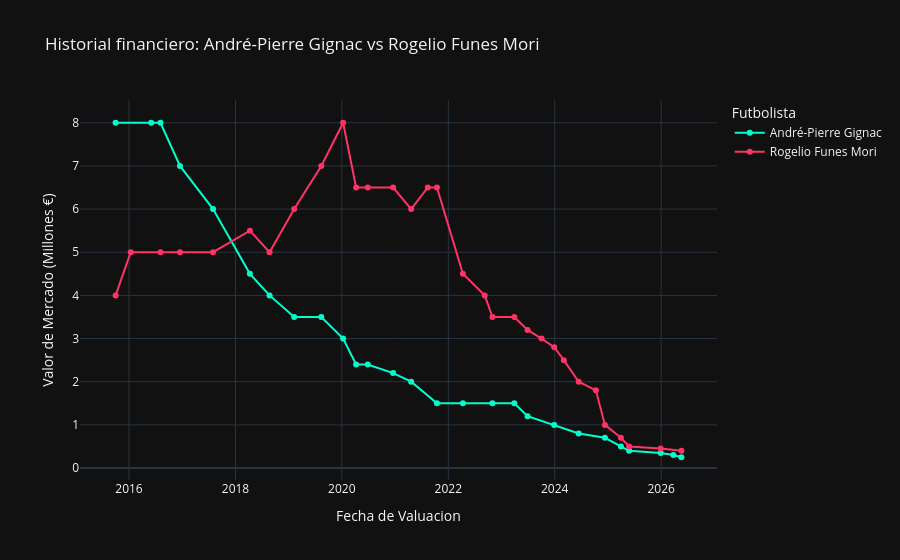

The notebook cell this image was saved under:
### Code cell
jugador_A = "André-Pierre Gignac"
jugador_B = "Rogelio Funes Mori"

radar = ultima_valuacion[ultima_valuacion["name"].isin([jugador_A,jugador_B])]

historico = val_mx.merge(players[["player_id","name"]],on="player_id", how="left")
historico["market_value_millon"] = historico["market_value_in_eur"] / 1_000_000
columnas_historico = ["player_id", "name", "date", "year", "market_value_millon"]
historico_procesado = historico[columnas_historico]
filtrado = historico_procesado[historico_procesado["name"].isin([jugador_A, jugador_B])].copy()

fig_radar = px.line(filtrado,
                    x="date",
                    y = "market_value_millon",
                    color= "name",
                    markers=True,
                    labels ={"date": "Fecha de Valuacion",
                             "market_value_millon": "Valor de Mercado (Millones €)",
                             "name": "Futbolista"},
                    title = f"Historial financiero: {jugador_A} vs {jugador_B}",
                    template="plotly_dark",
                    color_discrete_sequence=["#00FFCC", "#FF3366"])
fig_radar.update_layout(hovermode = "x unified")
fig_radar.show()

### Figure 1 — Plotly figure (JSON) as saved in the notebook; plotly's stock layout.template omitted (floating-point values rounded to 4 significant figures)
{"data": [{"hovertemplate": "Futbolista=André-Pierre Gignac<br>Fecha de Valuacion=%{x}<br>Valor de Mercado (Millones €)=%{y}<extra></extra>", "legendgroup": "André-Pierre Gignac", "line": {"color": "#00FFCC", "dash": "solid"}, "marker": {"symbol": "circle"}, "mode": "lines+markers", "name": "André-Pierre Gignac", "orientation": "v", "showlegend": true, "type": "scatter", "x": ["2015-10-01T00:00:00", "2016-06-01T00:00:00", "2016-08-04T00:00:00", "2016-12-16T00:00:00", "2017-07-31T00:00:00", "2018-04-10T00:00:00", "2018-08-23T00:00:00", "2019-02-08T00:00:00", "2019-08-13T00:00:00", "2020-01-10T00:00:00", "2020-04-08T00:00:00", "2020-06-27T00:00:00", "2020-12-18T00:00:00", "2021-04-21T00:00:00", "2021-10-15T00:00:00", "2022-04-11T00:00:00", "2022-10-31T00:00:00", "2023-03-30T00:00:00", "2023-06-29T00:00:00", "2023-12-29T00:00:00", "2024-06-14T00:00:00", "2024-12-11T00:00:00", "2025-03-31T00:00:00", "2025-05-26T00:00:00", "2025-12-29T00:00:00", "2026-03-26T00:00:00", "2026-05-20T00:00:00"], "xaxis": "x", "y": [8.0, 8.0, 8.0, 7.0, 6.0, 4.5, 4.0, 3.5, 3.5, 3.0, 2.4, 2.4, 2.2, 2.0, 1.5, 1.5, 1.5, 1.5, 1.2, 1.0, 0.8, 0.7, 0.5, 0.4, 0.35, 0.3, 0.25], "yaxis": "y"}, {"hovertemplate": "Futbolista=Rogelio Funes Mori<br>Fecha de Valuacion=%{x}<br>Valor de Mercado (Millones €)=%{y}<extra></extra>", "legendgroup": "Rogelio Funes Mori", "line": {"color": "#FF3366", "dash": "solid"}, "marker": {"symbol": "circle"}, "mode": "lines+markers", "name": "Rogelio Funes Mori", "orientation": "v", "showlegend": true, "type": "scatter", "x": ["2015-10-01T00:00:00", "2016-01-13T00:00:00", "2016-08-04T00:00:00", "2016-12-16T00:00:00", "2017-07-31T00:00:00", "2018-04-10T00:00:00", "2018-08-23T00:00:00", "2019-02-08T00:00:00", "2019-08-13T00:00:00", "2020-01-10T00:00:00", "2020-04-08T00:00:00", "2020-06-27T00:00:00", "2020-12-18T00:00:00", "2021-04-21T00:00:00", "2021-08-13T00:00:00", "2021-10-15T00:00:00", "2022-04-11T00:00:00", "2022-09-08T00:00:00", "2022-10-31T00:00:00", "2023-03-30T00:00:00", "2023-06-29T00:00:00", "2023-10-03T00:00:00", "2023-12-29T00:00:00", "2024-03-04T00:00:00", "2024-06-14T00:00:00", "2024-10-10T00:00:00", "2024-12-11T00:00:00", "2025-03-31T00:00:00", "2025-05-26T00:00:00", "2025-12-29T00:00:00", "2026-05-20T00:00:00"], "xaxis": "x", "y": [4.0, 5.0, 5.0, 5.0, 5.0, 5.5, 5.0, 6.0, 7.0, 8.0, 6.5, 6.5, 6.5, 6.0, 6.5, 6.5, 4.5, 4.0, 3.5, 3.5, 3.2, 3.0, 2.8, 2.5, 2.0, 1.8, 1.0, 0.7, 0.5, 0.45, 0.4], "yaxis": "y"}], "layout": {"hovermode": "x unified", "legend": {"title": {"text": "Futbolista"}, "tracegroupgap": 0}, "title": {"text": "Historial financiero: André-Pierre Gignac vs Rogelio Funes Mori"}, "xaxis": {"anchor": "y", "domain": [0, 1], "title": {"text": "Fecha de Valuacion"}}, "yaxis": {"anchor": "x", "domain": [0, 1], "title": {"text": "Valor de Mercado (Millones €)"}}}}
